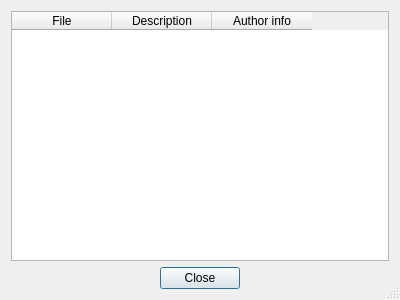
<?xml version="1.0" encoding="UTF-8"?>
<ui version="4.0">
 <class>PluginDialog</class>
 <widget class="QDialog" name="PluginDialog">
  <property name="geometry">
   <rect>
    <x>0</x>
    <y>0</y>
    <width>400</width>
    <height>300</height>
   </rect>
  </property>
  <property name="windowTitle">
   <string>About plugins</string>
  </property>
  <property name="sizeGripEnabled">
   <bool>true</bool>
  </property>
  <layout class="QGridLayout" name="gridLayout">
   <item row="0" column="0">
    <widget class="QTableWidget" name="tableWidget">
     <column>
      <property name="text">
       <string>File</string>
      </property>
     </column>
     <column>
      <property name="text">
       <string>Description</string>
      </property>
     </column>
     <column>
      <property name="text">
       <string>Author info</string>
      </property>
     </column>
    </widget>
   </item>
   <item row="1" column="0">
    <widget class="QDialogButtonBox" name="buttonBox">
     <property name="orientation">
      <enum>Qt::Horizontal</enum>
     </property>
     <property name="standardButtons">
      <set>QDialogButtonBox::Close</set>
     </property>
     <property name="centerButtons">
      <bool>true</bool>
     </property>
    </widget>
   </item>
  </layout>
 </widget>
 <resources/>
 <connections>
  <connection>
   <sender>buttonBox</sender>
   <signal>accepted()</signal>
   <receiver>PluginDialog</receiver>
   <slot>accept()</slot>
   <hints>
    <hint type="sourcelabel">
     <x>248</x>
     <y>254</y>
    </hint>
    <hint type="destinationlabel">
     <x>157</x>
     <y>274</y>
    </hint>
   </hints>
  </connection>
  <connection>
   <sender>buttonBox</sender>
   <signal>rejected()</signal>
   <receiver>PluginDialog</receiver>
   <slot>reject()</slot>
   <hints>
    <hint type="sourcelabel">
     <x>316</x>
     <y>260</y>
    </hint>
    <hint type="destinationlabel">
     <x>286</x>
     <y>274</y>
    </hint>
   </hints>
  </connection>
 </connections>
</ui>
